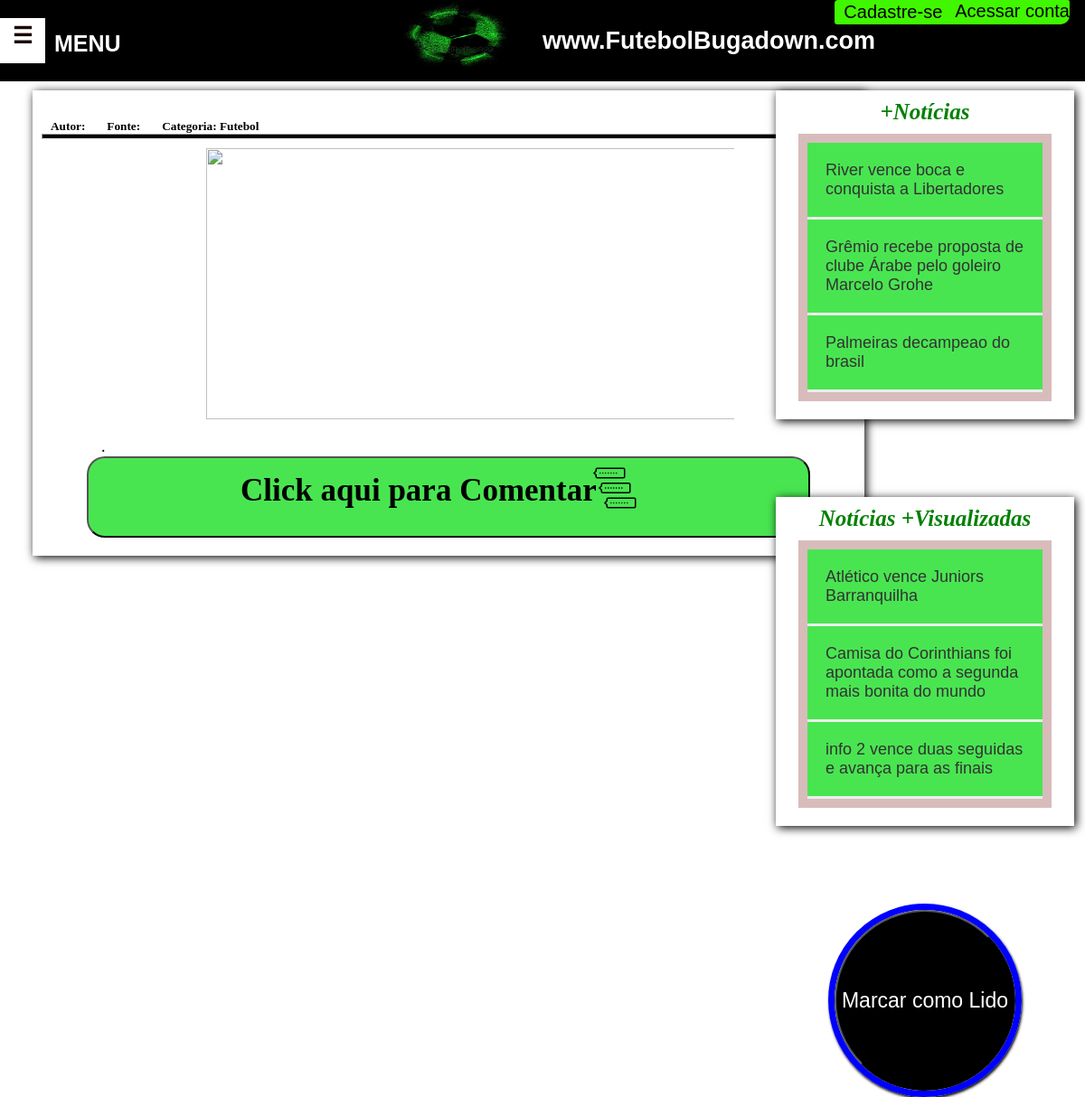
Screenshot of /secundarianoti.php with the database file from the repository.
### tables this page shows
CREATE TABLE IF NOT EXISTS `noticia` (
  `idnoticia` int(15) NOT NULL AUTO_INCREMENT,
  `datapubli` date DEFAULT NULL,
  `autornoticia` varchar(100) DEFAULT NULL,
  `fontenoticia` varchar(200) DEFAULT NULL,
  `viewsnoticia` int(35) NOT NULL,
  `imagem` varchar(35) DEFAULT NULL,
  `titulo` varchar(100) DEFAULT NULL,
  `subtitulo` varchar(100) DEFAULT NULL,
  `corpo` varchar(2000) DEFAULT NULL,
  PRIMARY KEY (`idnoticia`),
  FULLTEXT KEY `titulo` (`titulo`)
);

### secundarianoti.php (the view, shortened to what this page needs)
<html>
<head>
	<link rel="stylesheet" href="stylesecunoti.css" type="text/css"/>
</head>
<body>
<header id="menu_em_cima">
  <img src="fotobola.jpg" id="fotobolalogo"/>
   <h1 id="bug">www.FutebolBugadown.com</h1>
        <label for="chk" class= "menu-icon" onMouseOver="mouseicone()" onMouseOut="sairmouseincone()" >&#9776;</label>
    <h1 id="leg">MENU</h1>
        </header>
 <?php
     if (!isset($_SESSION['id'])) {
      echo "
        <div class = 'acesso' id='acesso1'>
    <ul id='aces_ul'>
    <li><a href='cadastro.php'>Cadastre-se</a></li>
    <li onclick='abreaces()''>Acessar conta
    </li>
  </ul>
    <ul id='sessaologin' onmouseout ='saices()'' onmouseover='abreaces()''>
     <li ><a href='login.php'>Usuário</a></li>
      <li><a href='loginadm.php'>Administrador</a></li>
    </ul>
  </div>
      ";
     }
    ?>
<?php
$id=$_GET['id'];
?>
<div class="principal">
	<header>
		<h5 id="subtitulo3">Autor: <?php echo utf8_encode("$aut");?></h5>
		<h5 id="subtitulo3">Fonte: <?php echo utf8_encode("$font");?></h5>
		<h5 id="subtitulo4">Categoria: Futebol</h5>
		<h5 id="subtitulo5"><?php echo "$dta[2]/$dta[1]/$dta[0]";?></h5>
	</header>
<hr></hr>
	<div class="news">
<img id="imgNews" src="fotonoticia/<?php echo "$img";?>"/>
		<h6 id="news"><?php echo "$corpo"." .";?>
		</h6>
<button class="barraComent" onclick="clicar()" ondblclick="dobroclick()"> <center><h2 style="position:absolute; left:25%;font-size:35;margin-top:13px;">Click aqui para Comentar<h2><img id="png" src="img/comentar.png"/></center></button>
</div>
</div>
<div class="news2">
	<center><b><i style="font-size:25;color:green;">+Notícias</i></b></center>
	<nav id="n2">
    <ul>
        <?php
        include 'connection.php';
              $res= mysqli_query($con,"SELECT * FROM noticia ORDER BY RAND() LIMIT 3;");
              while($vreg= mysqli_fetch_row($res)){
      echo utf8_encode("<li><a href='secundarianoti.php?id=$vreg[0]'>$vreg[6]</a></li>");
    }
      ?>
    </ul>
</nav>
</div>
<div class="news3"  style="top:150px;">
	<center><b><i style="font-size:25;color:green;">Notícias +Visualizadas</i></b></center>
	<nav id="n2">
    <ul>
       <?php
        include 'connection.php';
              $res= mysqli_query($con,"SELECT * FROM noticia ORDER BY viewsnoticia DESC limit 3");
              while($vreg= mysqli_fetch_row($res)){
      echo utf8_encode("<li><a href='secundarianoti.php?id=$vreg[0]'>$vreg[6]</a></li>");
    }
      ?>
    </ul>
</nav>
</div>
<?php
 $idusuario=$_SESSION['id'];
 if (isset($_SESSION['id'])) {
 include 'connection.php';
 $sql="select * from ler where idusuario='$idusuario' and idnoticia='$id';";
 $res=mysqli_query($con,$sql);
     $ca=mysqli_affected_rows($con);
        if ($ca>0) {
           echo "<script>alert('Você marcou como lido esta notícia');</script>";
        }else{
          echo "
<form name='hoje' id='mais1' action='views+1.php' method='POST'>
  <input type='checkbox' name='checkview' id='' style='display:none;' value='$id' checked>
  <input type='submit' name='views+1' value='Marcar como Lido' id='mais2' onclick='paraanima()'/>
</form>";
 }
        }
 else{
echo "
<form name='hoje' id='mais1' action='views+1.php' method='POST'>
  <input type='checkbox' name='checkview' id='' style='display:none;' value='$id' checked>
  <input type='submit' name='views+1' value='Marcar como Lido' id='mais2' onclick='paraanima()'/>
</form>";
 }
 ?>
</body>
</html>

### stylesecunoti.css (style rules this page uses)
* { margin:0; padding:0; }
body { background-color: white; background-repeat: no-repeat; background-size: cover; height:100%; position: relative; }
.principal { background-color:white; box-shadow:2px 2px 10px black; width:900px; position:absolute; margin-top: 100px; left:3%; padding-left: 10px; padding-right: 10px; padding-top: 10px; padding-bottom: 10px; margin-bottom: 10px; }
.news { background-color:white; box-shadow: none; width:800px; padding-left: 15px; padding-right: 15px; padding-top: 10px; padding-bottom: 10px; margin:0 auto; text-indent:1em; }
h1 { font-family: Old English Text MT; text-align: left; color:black; position: relative; margin-bottom: 20px; font-size:40; }
#subtitulo3 { font-family: times new roman; display:inline-block; padding-left: 10px; padding-right: 10px; }
#subtitulo4 { font-family: times new roman; display:inline-block; padding-left: 10px; padding-right: 10px; }
#subtitulo5 { font-family: times new roman; display:inline-block; padding-left: 10px; padding-right: 10px; right:10px; position: absolute; }
#imgNews { box-shadow: none; width:600px; height:300px; left:100px; position: relative; }
#news { box-shadow: none; width:760px; margin-top: 20px; text-align:justify; font-size: 18; color:black; font-family: times new roman; word-spacing: 10px; font-weight:lighter; word-wrap: break-word; }
.news2 { background-color:white; box-shadow: 2px 2px 10px black; width:300px; padding-left: 15px; padding-right: 15px; padding-top: 10px; padding-bottom: 10px; position:absolute; right:1%; margin-top: 100px; }
.news3 { background-color:white; box-shadow: 2px 2px 10px black; width:300px; padding-left: 15px; padding-right: 15px; padding-top: 10px; padding-bottom: 10px; position:absolute; right:1%; margin-top: 400px; }
#n2 ul { padding:10px; margin:10px; background-color:#d8bcbc; list-style:none; }
#n2 ul li { display: block; }
#n2 ul li a { padding: 20px 20px; display: block; background-color:#49e551; color: #333; text-decoration: none; border-bottom:3px solid #EDEDED; }
hr { padding: 2px 2px; background-color:black; }
a:link { text-decoration: none; color:black; font-size: 18; font-family: arial; vertical-align: middle; display:inline; }
.barraComent { width: 100%; height:90px; background-color:#49e551; color:black; font-family:Old English Text MT; padding-bottom: 20px; }
#png { width:60px; height: 60px; margin-top:0px; position: relative; float:right; right:23%; }
button { border-radius: 20px; outline: none; cursor: pointer; }
#menu_em_cima { width:100%; height:180px; top:0px; left:0; background-color:black; position:fixed; z-index:11; }
.menu-icon { position:absolute; font-size:25px; font-weight:bold; padding:5px; width:40px; height:40px; text-align:center; background-color:white; color:#190707; cursor:pointer; transition: all 1s; left:0px; top:100px; }
#leg { left:60px; top:110px; position:absolute; font-size:25px; font-family:'Arial'; color: white; }
.acesso #aces_ul { right:17px; position:absolute; top:0px; margin:0; list-style:none; background-color:#41f700; border-radius:4px 2px 10px 3px; cursor: pointer; z-index:50; }
.acesso #aces_ul li { display:inline; font-size:20px; font-family:"Arial"; }
.acesso #aces_ul li a { color:black; padding: 2px 10px; display:inline-block; text-decoration:none; font-size:20px; font-family:"Arial"; }
a { text-decoration:none; }
#fotobolalogo { border-radius:50%; top:50px; position:absolute; width:300px; height:120px; left:208px; animation-name:anime2; animation-duration:2s; animation-timing-function:linear; animation-delay:1s; }

### secundarianoti.php (style rules this page uses)
#menu_em_cima { height:90px; }
.menu-icon { top:20px; }
#leg { top:34px; }
.acesso #aces_ul { position:fixed; }
#bug { position:absolute;left:600px;z-index:30;color:white;font-family:arial;font-size:27px;top:30px; }
#fotobolalogo { position:absolute;top:0px;width:250px;height:80px;left:380px;animation-name:anime2;animation-duration:2s;animation-timing-function:linear;animation-delay:1s; }
#mais1 { position:relative; float:right; top:1000px; width:200px; height:200px; border:7px solid blue; right:70px; border-radius:50%; box-shadow:1px 2px 3px black; }
#mais2 { width:200px; height:200px; font-family:Arial; font-size:23px; border-radius:100px; background-color:black; color:white; outline:none; animation-name:botao; animation-duration:2s; animation-timing-function:linear; animation-iteration-count:infinite; animation-play-state:paused; }

### rows the page displays
noticia: idnoticia+titulo "River vence boca e conquista a Libertadores"
noticia: idnoticia+titulo "Grêmio recebe proposta de clube Árabe pelo goleiro Marcelo Grohe"
noticia: idnoticia+titulo "Palmeiras decampeao do brasil"
noticia: idnoticia+titulo "Atlético vence Juniors Barranquilha"
noticia: idnoticia+titulo "Camisa do Corinthians foi apontada como a segunda mais bonita do mundo"
noticia: idnoticia+titulo "info 2 vence duas seguidas e avança para as finais"
